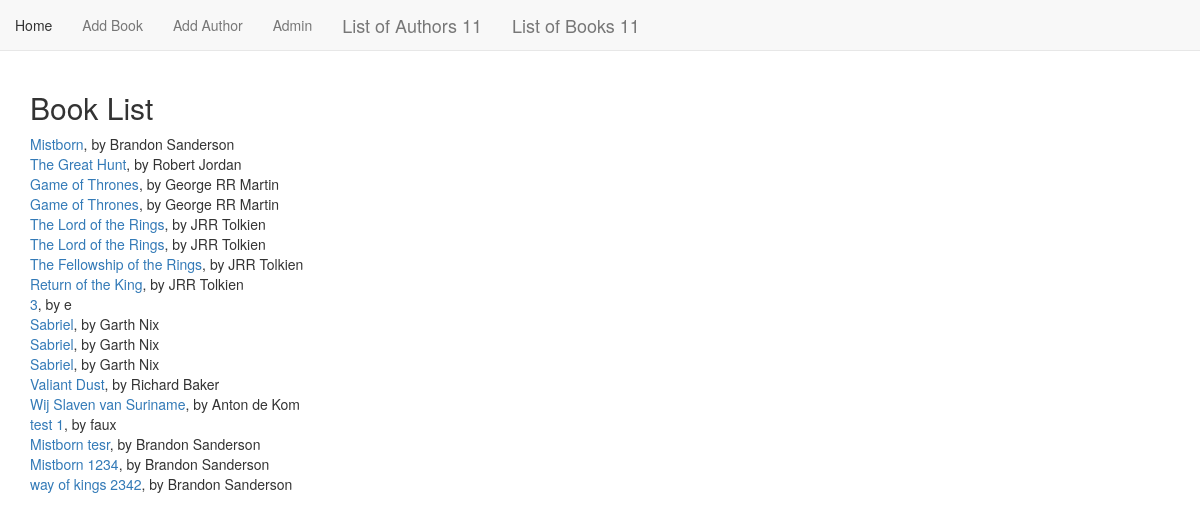
Page /book_app/books_list/ on the earlier database version.
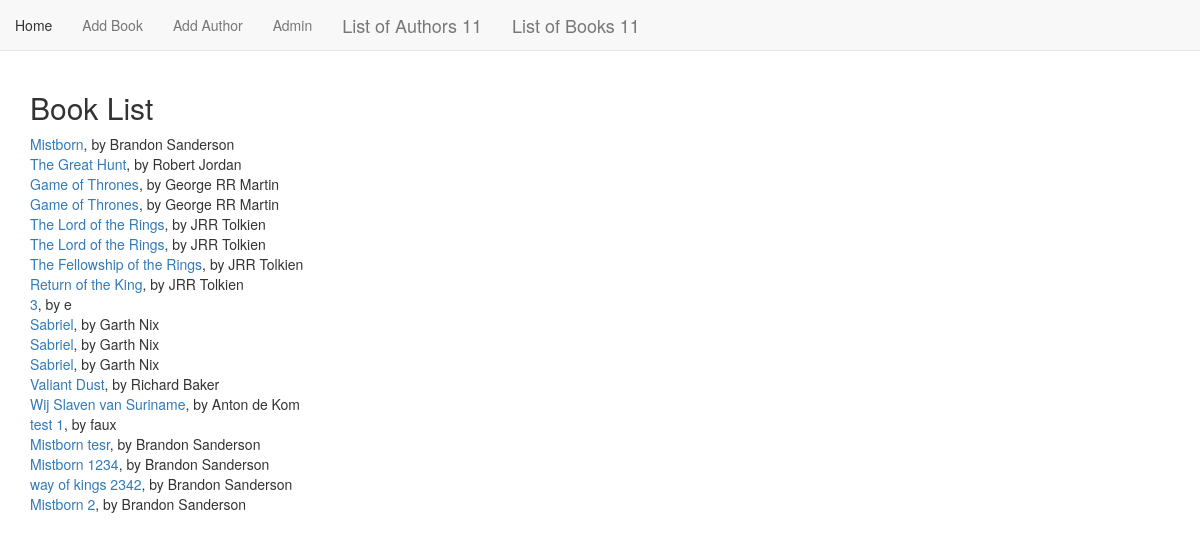
Same page on the later database version.
### book_app/models.py (models this page shows, shortened)
class Book(models.Model):
    title = models.CharField(max_length=255)
    year_published = models.IntegerField(null=True)
    author = models.ForeignKey(
        Author, related_name='book', on_delete=models.CASCADE)
    rating = models.FloatField(null=True)
    cover = models.TextField(blank=True)

class Author(models.Model):
    name = models.CharField(max_length=50)
    age = models.IntegerField(null=True)
    def __str__(self):
        return self.name

### book_app/views.py (the view)
# urls.py: path('books_list/', views.books_index_view, name='book_list'),
def books_index_view(request):
    books_from_db = models.Book.objects.filter()
    return render(request, 'book_app/book_list.html', {'books': books_from_db})

### book_app/templates/book_app/book_list.html
{% extends "book_app/book_app_base.html" %}
{% block body_block %}
<h2>Book List</h2>
{% for book in books %}
    <div class="card">
        <div class="card-content">
            <span class="card-title">
                <a href="{% url 'simon:book_update' book.id %}">{{book.title}}</a>, by {{book.author}}
            </span>
        </div>
    </div>
{% endfor %}
{% endblock %}

Differences in the rows shown:
added Book: title "Mistborn 2", author "Brandon Sanderson"
